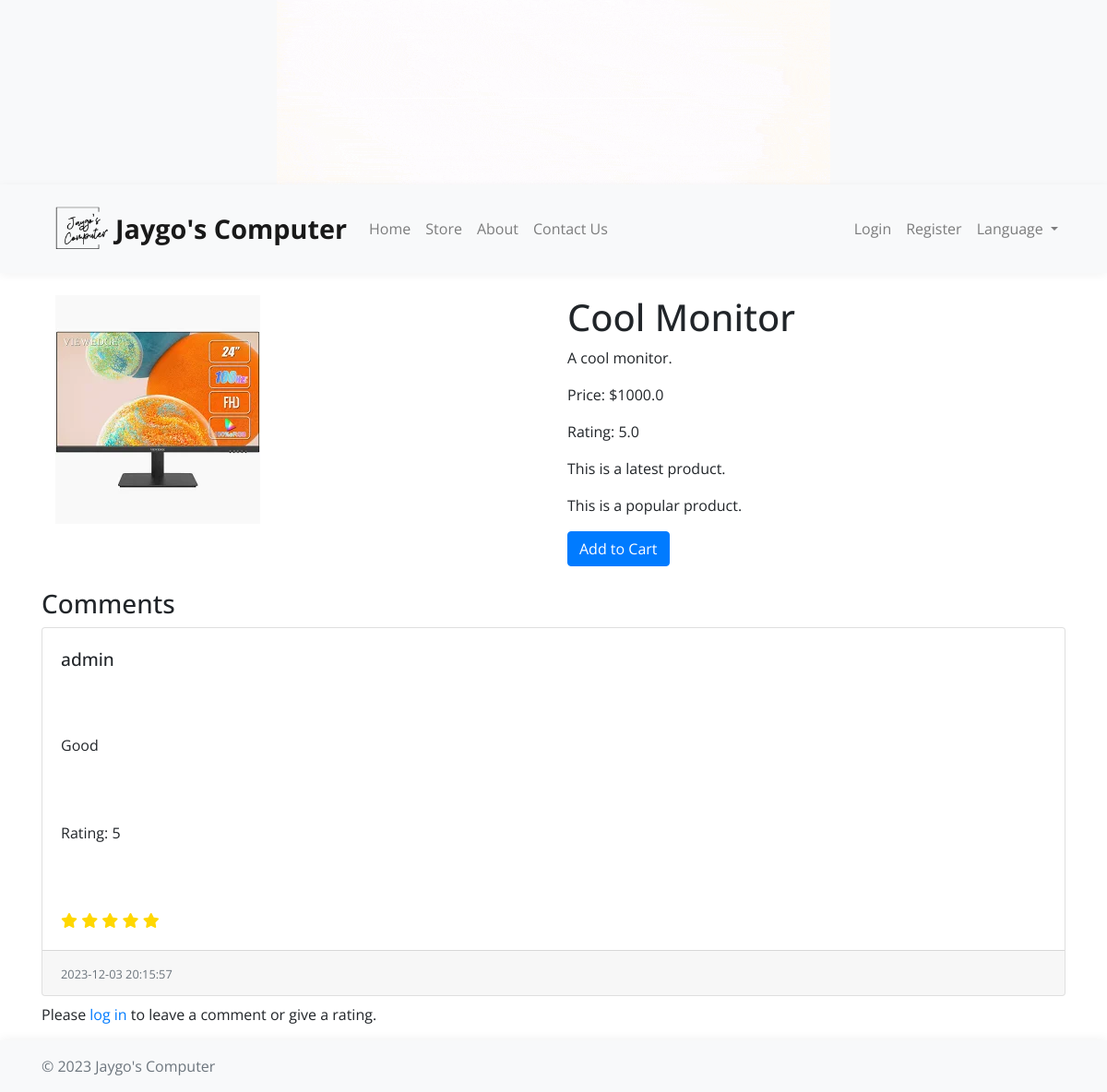
The app's page /product/3 with its own data.
### app.py (models this page shows)
class Product(db.Model):
    id = db.Column(db.Integer, primary_key=True)
    name = db.Column(db.String(100), nullable=False)
    price = db.Column(db.Float, nullable=False)
    rating = db.Column(db.Float, nullable=False, default=0.0)
    num_ratings = db.Column(db.Integer, nullable=False, default=0)
    image_path = db.Column(db.String(255), nullable=True)
    description = db.Column(db.Text)
    latest_product = db.Column(db.Boolean, default=False)
    popular_product = db.Column(db.Boolean, default=False)
    comments = db.relationship('Comment', backref='product', lazy=True)
    category = db.Column(db.String(100), nullable=False)

class Comment(db.Model):
    id = db.Column(db.Integer, primary_key=True)
    username = db.Column(db.String(20), nullable=False)
    product_id = db.Column(db.Integer, db.ForeignKey('product.id'), nullable=False)
    comment = db.Column(db.Text, nullable=False)
    rating = db.Column(db.Integer, nullable=False)
    date = db.Column(db.DateTime, nullable=False, default=datetime.utcnow)

### app.py (the view, shortened to what this page needs)
@app.route('/product/<int:product_id>', methods=['GET', 'POST'])
def view_product(product_id):
    product = Product.query.get_or_404(product_id)
    form = CommentForm()
    existing_comment = None
    user_commented = False
    user_rated = False
    return render_template('product.html', product=product, form=form, user_commented=user_commented, user_rated=user_rated)

### app.py (called while the page is built)
@app.context_processor
def inject_username():
    if current_user.is_authenticated:
        return {'username': current_user.username}
    else:
        return {'username': None}

### templates/product.html (shortened to what this page needs)
{% extends 'base.html' %}
{% block content %}
<div class="container">
  <div class="row">
    <div class="col-md-6">
      <img src="{{ url_for('static', filename=product.image_path) }}" alt="Product Image" class="img-fluid">
    </div>
    <div class="col-md-6">
      <h1>{{ product.name }}</h1>
      <p>{{ product.description }}</p>
      <p>Price: ${{ product.price }}</p>
      <p>Rating: {{ product.rating|round }}</p>
      {% if product.latest_product %}
      <p>This is a latest product.</p>
      {% endif %}
      {% if product.popular_product %}
      <p>This is a popular product.</p>
      {% endif %}
      <a href="{{ url_for('add_to_cart', product_id=product.id) }}" class="btn btn-primary">Add to Cart</a>
    </div>
  </div>
</div>
<div class="row mt-4">
  <div class="col-md-12">
    <h3>Comments</h3>
    {% for comment in product.comments %}
    <div class="card mb-2">
      <div class="card-body">
        <h5 class="card-title">{{ comment.username }}</h5>
        <p class="card-text">{{ comment.comment }}</p>
        <p class="card-text">Rating: {{ comment.rating }}</p>
        <div class="rating">
          {% set comment_rating = comment.rating|default(0) %}
          {% set comment_rating = comment_rating|int %}
          {% for i in range(5) %}
          {% if i < comment_rating %} <span class="fa fa-star checked"></span>
            {% else %}
            <span class="fa fa-star"></span>
            {% endif %}
            {% endfor %}
        </div>
      </div>
      <div class="card-footer">
        <small class="text-muted">{{ comment.date }}</small>
      </div>
    </div>
    {% endfor %}
    {% if current_user.is_authenticated %}
    {% if not user_commented and not user_rated %}
    <div class="card mt-4">
      <div class="card-body">
        <h5 class="card-title">Leave a Comment and Give a Rating</h5>
        <form action="{{ url_for('view_product', product_id=product.id) }}" method="POST">
          {{ form.hidden_tag() }}
          <div class="form-group">
            {{ form.comment(class="form-control") }}
          </div>
          <div class="form-group">
            <label for="rating">Rating:</label>
            <div class="rating">
              {% set rating_value = form.rating.data|default(0) %}
              {% set rating_value = rating_value|int %}
              {% for i in range(1, 6) %}
              <div class="star-container">
                <input type="radio" name="rating" value="{{ i }}" id="star{{ i }}" class="rating-checkbox" {% if
                  rating_value==i %}checked{% endif %} />
                <label for="star{{ i }}"><span
                    class="fa fa-star {% if i <= rating_value %}checked{% endif %}"></span></label>
              </div>
              {% endfor %}
            </div>
          </div>
          <button type="submit" class="btn btn-primary">Submit Comment and Rating</button>
        </form>
      </div>
    </div>
    {% endif %}
    {% else %}
     <p>Please <a href="{{ url_for('login') }}">log in</a> to leave a comment or give a rating.</p>
    {% endif %}
  </div>
</div>
{% endblock %}

### templates/styles.css (style rules this page uses)
.card { height: 400px; display: flex; flex-direction: column; justify-content: space-between; margin-bottom: 20px; }
.card-body { flex-grow: 1; display: flex; flex-direction: column; justify-content: space-between; }
.card-title { font-size: 1.2rem; line-height: 1.5; }
body { font-family: 'Open Sans', sans-serif; }

### templates/product.html (style rules this page uses)
.fa-star { color: grey; }
.fa-star.checked { color: gold; }

### records on screen
Product: image_path (picture), name "Cool Monitor", description "A cool monitor.", price "1000.0", rating "5.0"
Comment: username "admin", comment "Good", rating "5", date "2023-12-03 20:15:57"

### other values on screen
{{ ('Jaygo\'s Computer') }} "Jaygo's Computer"
{{ ('Home') }} "Home"
{{ ('Store') }} "Store"
{{ ('About') }} "About"
{{ ('Contact Us') }} "Contact Us"
{{ ('Login') }} "Login"
{{ ('Register') }} "Register"
{{ ('Language') }} "Language"
